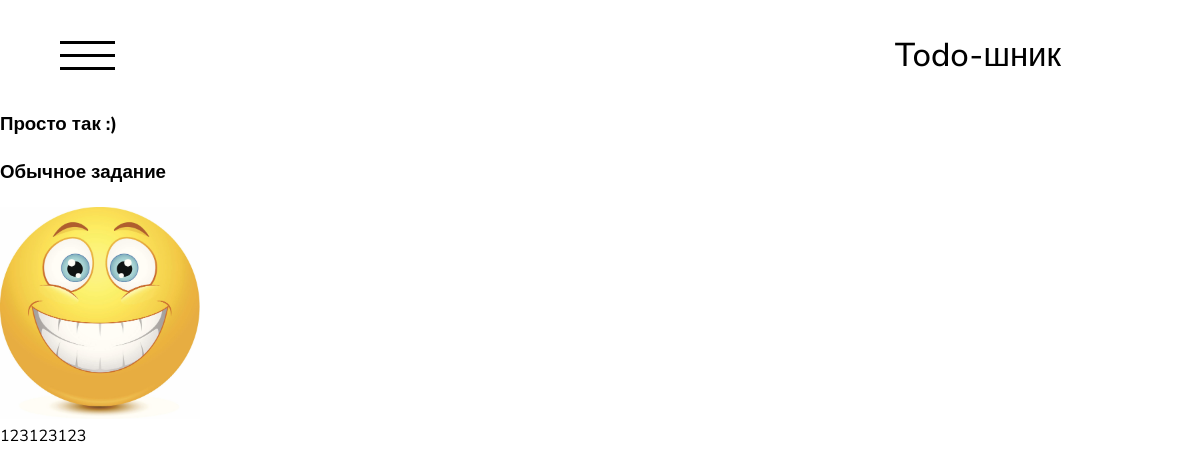
/do_page/prosto-tak- (signed in), run on the app's committed database.
### todo/models.py (models this page shows, shortened)
class Do(models.Model):
    title = models.CharField(max_length=255, verbose_name='Название')
    slug = AutoSlugField(populate_from='title', db_index=True, unique=True, verbose_name='URL')
    content = models.TextField(blank=True, verbose_name='Описание')
    create_at = models.DateTimeField(auto_now_add=True, verbose_name='Дата создания')
    update_at = models.DateTimeField(auto_now=True, verbose_name='Дата обновления')
    photo = models.ImageField(upload_to='photos/%Y/%m/%d', blank=True, verbose_name='Фотография')
    category = models.ForeignKey('Category', on_delete=models.CASCADE, verbose_name='Категория')
    is_completed = models.BooleanField(default=False, verbose_name='Выполнено')
    is_favourite = models.BooleanField(default=False, verbose_name='В избранном')
    add_to_favourite_at = models.DateTimeField(verbose_name='Дата добавления в избранное', null=True)
    user = models.ForeignKey(User, on_delete=models.CASCADE)
    class Meta:
        verbose_name = 'Задание'
        verbose_name_plural = 'Задания'
        ordering = ['-id']

class Category(models.Model):
    name = models.CharField(max_length=255, verbose_name='Название')
    slug = AutoSlugField(populate_from='name', db_index=True, unique=True, verbose_name='URL')
    def __str__(self):
        return self.name
    def get_absolute_url(self):
        return reverse('category', kwargs={'slug': self.slug})
    class Meta:
        verbose_name = 'Категория'
        verbose_name_plural = 'Категории'
        ordering = ['id']

### todo/views.py (the view)
# urls.py: path('do_page/<slug:slug>', views.DoView.as_view(), name='do'),
class DoView(DataMixin, LoginRequiredMixin, TemplateView):
    template_name = 'todo/do.html'
    def get_context_data(self, **kwargs):
        context = super().get_context_data(**kwargs)
        do = get_object_or_404(Do, slug=kwargs['slug'], user=self.request.user) # Задание из БД, если его нет - то вызываем ошибку 404
        c_mixin = self.get_user_context(title='Просмотр задания', active_category='cats', active_cat_slug=do.category.slug)
        context.update(c_mixin)
        context['do'] = do # Кладём задание в контекст
        return context

### todo/utils.py (called while the page is built)
    def get_user_context(self, *args, **kwargs):
        context = kwargs
        context['menu'] = menu
        context['all_cats'] = Category.objects.order_by('id')
        self.page = self.request.GET.get('page') # Параметр page: активная страница из url-а
        all_do = kwargs.get('all_do') # Берём запрос для формирования queryset для всех заданий
        if all_do:
            self.paginator = Paginator(all_do, 6) # Формируем локальное свойство с пагинатором
            self.page_obj = self.paginator.get_page(self.page)
            context['page_obj'] = self.page_obj
            context['all_do'] = self.page_obj.object_list
        return context

### todo/templates/todo/do.html
{% extends 'todo/base.html' %}
{% block content %}
<div class="do-info">
    <h3>{{ do.title }}</h3>
    <br>
    <h3>{{ do.category }}</h3>
    <br>
    {% if do.photo %}
        <img src="{{ do.photo.url }}" width="200">
    {% endif %}
    <p>{{ do.content }}</p>
</div>
{% endblock %}

### todo/static/todo/css/new_styles.css (style rules this page uses)
* { margin: 0; padding: 0; box-sizing: border-box; }
body { font-family: 'Nunito Sans', sans-serif; }

### data on the page
Do: title "Просто так :)", category "Обычное задание", photo (picture), content "123123123"
